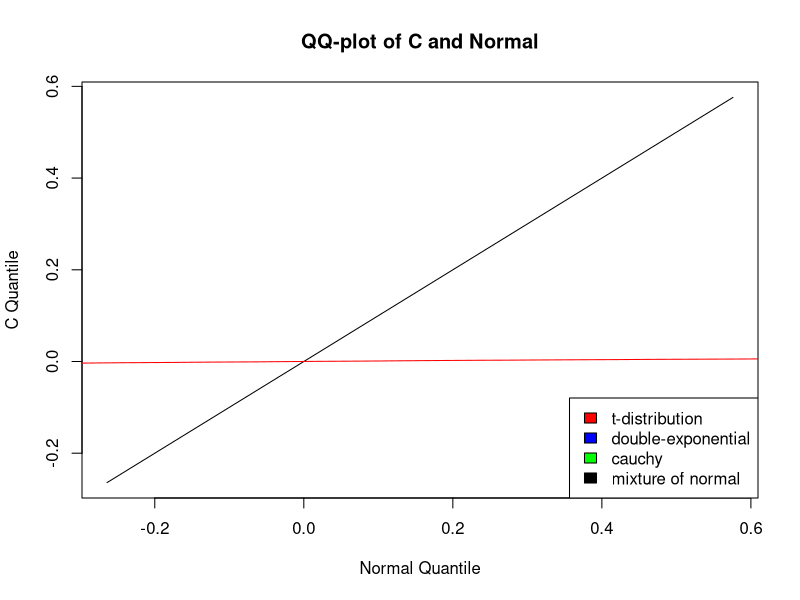

This figure's R source: (Note: this script raises an error after producing the figure.)
rm(list = ls())
library(MASS)

rdoublex = function(n, mu = 0, lambda = 1) {
	D = rexp(n, lambda)
	temp = runif(n)
	D[temp > 0.5] = -D[temp > 0.5]
	D = D + mu
	return(D)
}

rmixnorm = function(n, p = 0.5, mu1 = 0, mu2 = 0, sig1 = 1, sig2 = 100) {
	n1 = n*p
	D1 = rnorm(n1, mu1, sig1)
	D2 = rnorm(n - n1, mu2, sig2)
	D = c(D1, D2)
	return(D)
}

d = read.table("d-csp0108.txt", header=TRUE)

names = c('C', 'SP')
cols = c('red', 'blue', 'green', 'black')
dists = c('t-distribution', 'double-exponential', 'cauchy', 'mixture of normal')

for (k in 2:3) {
	p = seq(0, 1, 0.01)
	Q_data = quantile(d[,k], probs = p)
	mu_d = mean(d[,k])
	sd_d = sd(d[,k])

	refLine = seq(min(Q_data), max(Q_data), 0.01)
	plot(refLine, refLine, main = sprintf("QQ-plot of %s and Normal", names[k-1]), 
		xlab = "Normal Quantile", ylab = sprintf("%s Quantile", names[k-1]), col = 'black', type = 'l')	
	
	# t-dist	
	param = fitdistr(d[,k], "t", start = list(m = mu_d, s = sd_d, df=3))#, lower=c(-1, 0.001,1))
	param = param$estimate
	# lines(x, dt((x-mu_d)/sd_d, df=param[3])/sd_d, col = cols[1])
	Q_t = quantile(rt(length(d[,k]), df=param[3]), probs = p)
	lines(Q_t, Q_data, col = cols[1])

	# param = fitdistr(d[,k], ddoublex, start = list(mu = 0, lambda = 1))
	# param = param$estimate
	# # print(param)
	# lines(x, ddoublex((x), mu = param[1], lambda = param[2]),  col = cols[2])
	# lines(Q_norm, Q_data, col = col[2])

	# param = fitdistr(d[,k], "cauchy", start = list(location = 0, scale = 1))
	# param = param$estimate
	# lines(x, dcauchy((x-mu_d), location = param[1], scale = param[2]),  col = cols[3])
	# lines(Q_norm, Q_data, col = col[3])

	# sd1 = sd_d/2
	# p = 0.7
	# param = c(p, mu_d, mu_d, sd1, ( (sd^2 - p*sd1^2) / (1-p) )^0.5)
	# # print(sd(dmixnorm(x, p = param[1], mu1 = param[2], mu2 = param[3], sig1 = param[4], sig2 = param[5])))
	# # print(param)
	# lines(x, dmixnorm(x, p = param[1], mu1 = param[2], mu2 = param[3], sig1 = param[4], sig2 = param[5]),  col = cols[4])
	# lines(Q_norm, Q_data, col = col[4])

	legend("bottomright", legend = dists, fill = cols)
	dev.copy(png, sprintf("plots/plotb%d.png", k-1))
	dev.off ()
}